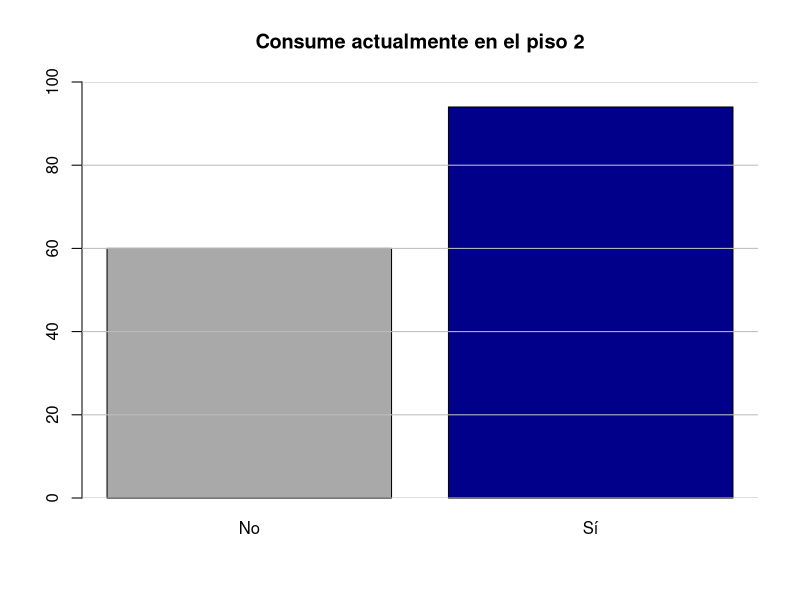
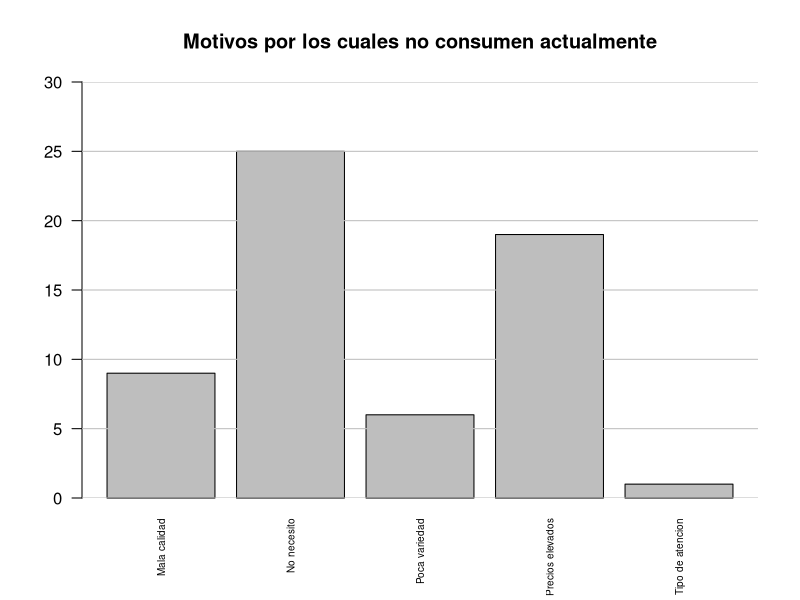
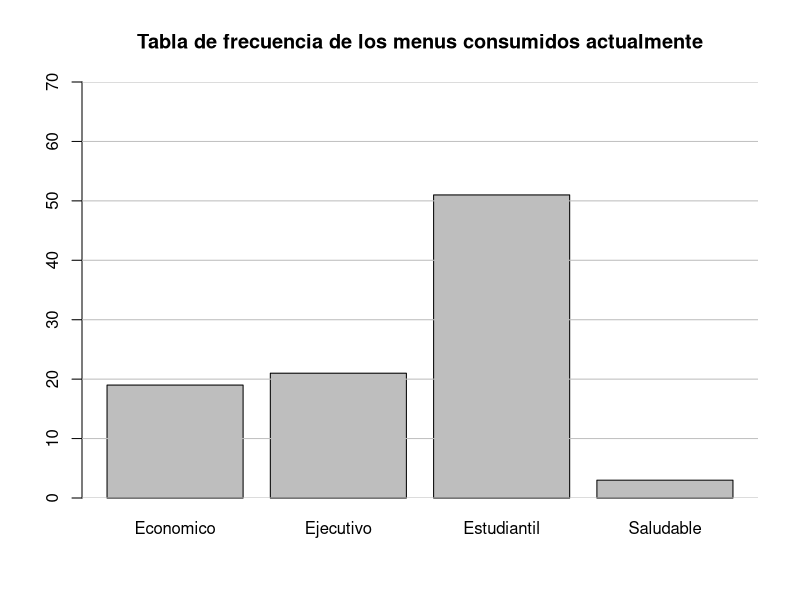
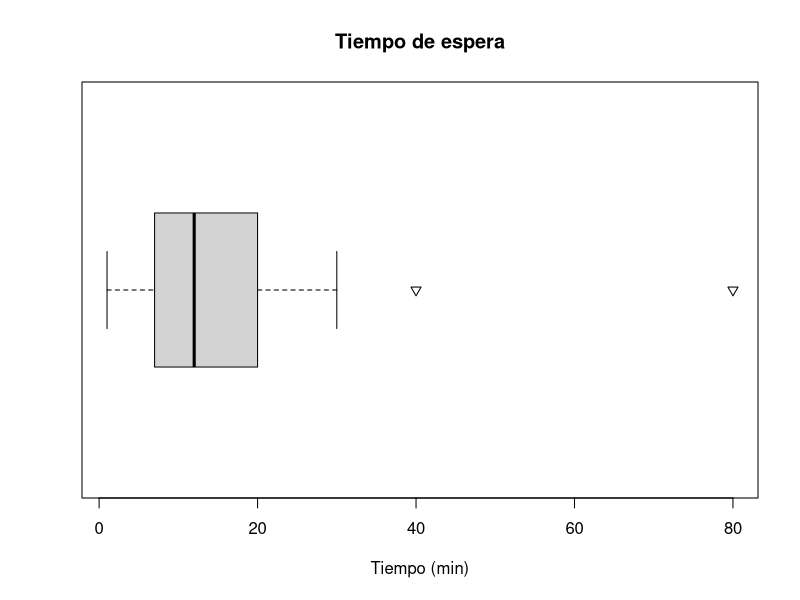
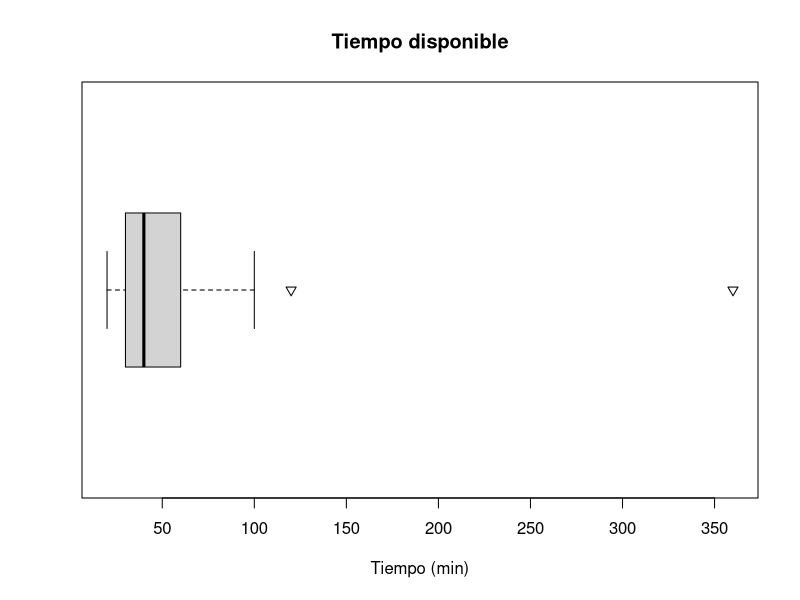
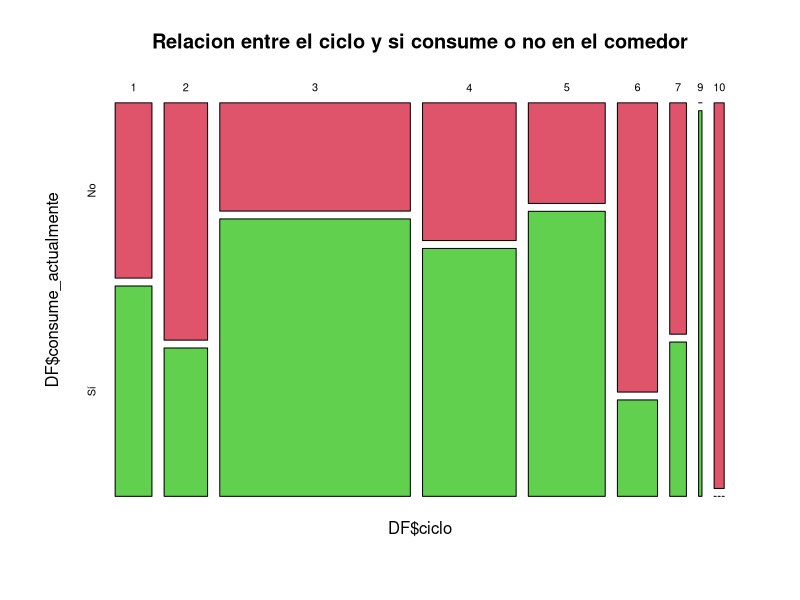
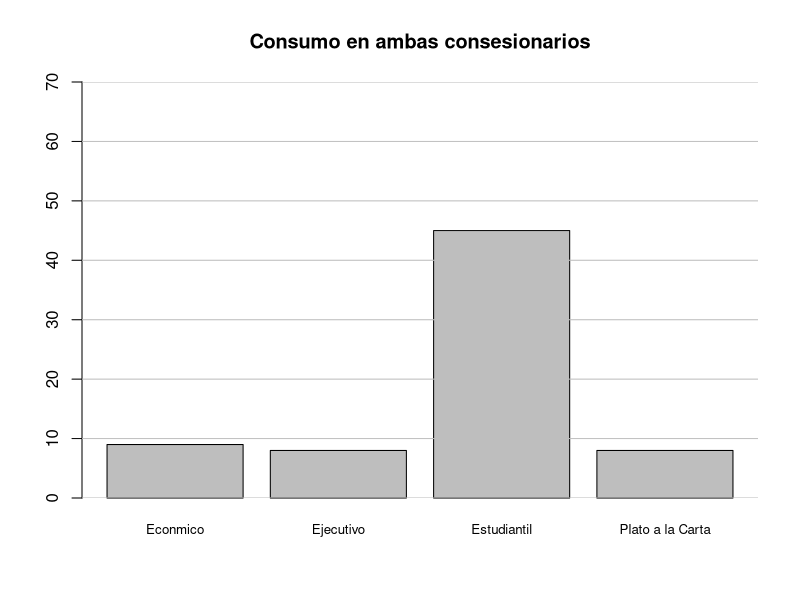
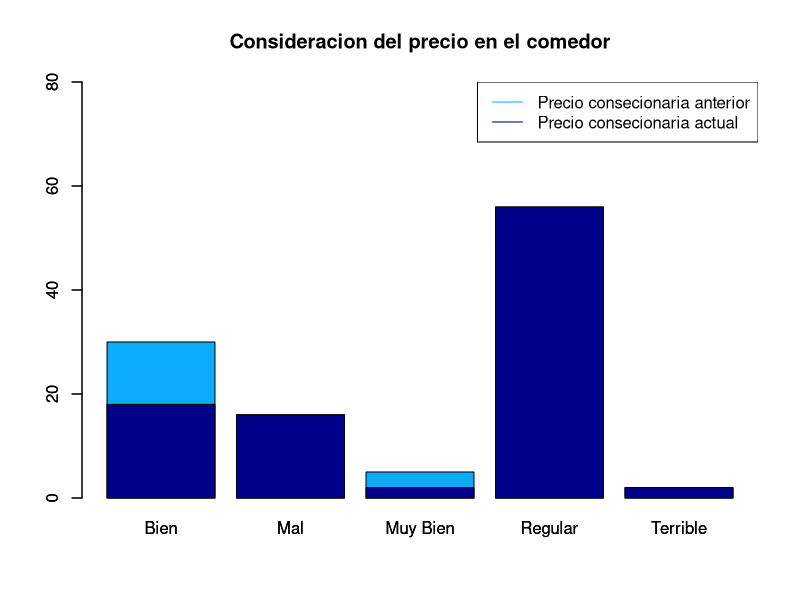

The R source for these figures, in order:
## ---- chunk 1

library(readr)
library(dplyr)
## ---- chunk 2
DA <- read.csv("data.csv")
DF <- DA[, 3:ncol(DA)]
head(DF)
## ---- chunk 3
colnames(DF)[1] = "rol"
colnames(DF)[2] = "carrera"
colnames(DF)[3] = "ciclo"
colnames(DF)[4] = "consume_actualmente"
colnames(DF)[5] = "consumo_semanal_actual"
colnames(DF)[6] = "presupuesto"
colnames(DF)[7] = "tiempo_espera"
colnames(DF)[8] = "tiempo_disponible"
colnames(DF)[9] = "calidad_actual"
colnames(DF)[10] = "cantidad_actual"
colnames(DF)[11] = "precio_actual"
colnames(DF)[12] = "valor_nutricional_actual"
colnames(DF)[13] = "amabilidad_actual"
colnames(DF)[14] = "variedad_actual"
colnames(DF)[15] = "menu_actual"
colnames(DF)[16] = "motivo_no_consume_actual"
colnames(DF)[17] = "consumio_previo"
colnames(DF)[18] = "calidad_previo"
colnames(DF)[19] = "cantidad_previo"
colnames(DF)[20] = "precio_previo"
colnames(DF)[21] = "amabilidad_previo"
colnames(DF)[22] = "variedad_previo"
colnames(DF)[23] = "consumo_semanal_previo"
colnames(DF)[24] = "menu_previo"
colnames(DF)[25] = "motivo_no_consumio_previo"

## ---- chunk 4
head(DF)
## ---- chunk 5
DF$carrera <- gsub("IngenieríaMecatronica.", "Ingeniería Mecatronica", DF$carrera)
## ---- chunk 6
DF$presupuesto <- gsub("10 a 30 soles", "20", DF$presupuesto)
DF$presupuesto <- gsub("30 a 50 soles", "40", DF$presupuesto)
DF$presupuesto <- gsub("50 a 70 soles", "60", DF$presupuesto)
DF$presupuesto <- gsub("70 a 90 soles", "80", DF$presupuesto)
DF$presupuesto <- gsub("90 soles a mas", "100", DF$presupuesto)
DF$presupuesto <- as.numeric(DF$presupuesto)
table(DF$presupuesto)
## ---- chunk 7
DF$tiempo_espera <- gsub("5 a 10 minutos", 7, DF$tiempo_espera)
DF$tiempo_espera <- gsub("10 a 15 minutes", 12, DF$tiempo_espera)
DF$tiempo_espera <- gsub("15 a 20 minutos", 17, DF$tiempo_espera)
DF$tiempo_espera <- as.numeric(DF$tiempo_espera)

table(DF$tiempo_espera)
## ---- chunk 8

DF$tiempo_disponible <- gsub("20 minutos", 20, DF$tiempo_disponible)
DF$tiempo_disponible <- gsub("40 minutos", 20, DF$tiempo_disponible)
DF$tiempo_disponible <- gsub("1 hora", 60, DF$tiempo_disponible)
DF$tiempo_disponible <- gsub("1 hora a mas", "", DF$tiempo_disponible)
DF$tiempo_disponible <- gsub("60 a mas", "", DF$tiempo_disponible)

DF$tiempo_disponible <- as.numeric(DF$tiempo_disponible)

table(DF$tiempo_disponible)
## ---- chunk 9
DF$consumo_semanal_actual <- as.numeric(DF$consumo_semanal_actual)
DF$consumo_semanal_previo <- as.numeric(DF$consumo_semanal_previo)

## ---- chunk 10
DF$consume_actualmente[1:15]<-"Sí"
## ---- chunk 11
DF$precio_actual[DF$precio_actual == ''] <- NA
DF$precio_previo[DF$precio_previo == ''] <- NA
## ---- chunk 12
barplot(table(DF$consume_actualmente),main="Consume actualmente en el piso 2",width = c(1,1), ylim = c(0,100), col = c("darkgrey", "darkblue"))
grid(nx = NA, ny = NULL, lwd = 1, lty = 1, col = "gray")
## ---- chunk 13
DF %>% filter(consume_actualmente=="No")->barplot2

barplot(table(barplot2$motivo_no_consume_actual),las = 2,cex.names = 0.6,main="Motivos por los cuales no consumen actualmente",ylim = c(0,30))
grid(nx = NA, ny = NULL, lwd = 1, lty = 1, col = "gray")
## ---- chunk 14
DF %>% filter(consume_actualmente=="Sí")->barplot3
barplot(table(barplot3$menu_actual),main="Tabla de frecuencia de los menus consumidos actualmente",ylim = c(0,70))
grid(nx = NA, ny = NULL, lwd = 1, lty = 1, col = "gray")
## ---- chunk 15

summary(DF$tiempo_espera)

## ---- chunk 16

round(sd(DF$tiempo_espera,na.rm = TRUE)/mean(DF$tiempo_espera, na.rm = TRUE),digits = 2)
## ---- chunk 17
boxplot(DF$tiempo_espera, horizontal = TRUE, main = "Tiempo de espera", xlab = "Tiempo (min)", outpch = 25)
## ---- chunk 18
boxplot(DF$tiempo_disponible, horizontal = TRUE, main = "Tiempo disponible", xlab = "Tiempo (min)", outpch = 25)
## ---- chunk 19
mosaicplot(DF$ciclo ~ DF$consume_actualmente,main="Relacion entre el ciclo y si consume o no en el comedor",color=2:7, )

## ---- chunk 20
DF$menu_previo[DF$menu_previo == ''] <- NA
DF$menu_actual[DF$menu_actual == ''] <- NA
DF %>%filter(consumio_previo=="Si" & consume_actualmente=="Sí") ->barplot4
## ---- chunk 21
nrow(barplot4)
## ---- chunk 22
barplot(table(barplot4$menu_previo),main="Consumo en ambas consesionarios",cex.names = 0.8, ylim = c(0,70))
grid(nx = NA, ny = NULL, lwd = 1, lty = 1, col = "gray")
## ---- chunk 23
barplot(table(DF$precio_previo),col = "#0DADFC",ylim = c(0,80),beside = TRUE, main = "Consideracion del precio en el comedor")
barplot(table(DF$precio_actual),add = TRUE, col = "darkblue",beside = TRUE)
legend("topright", c("Precio consecionaria anterior", "Precio consecionaria actual"),
       lty = 1, col = c("#0DADFC", "darkblue"))
## ---- chunk 24
cyl_table <- table(DF$consume_actualmente)
gear_table <- table(DF$consumio_previo)
barplot(rbind(cyl_table,gear_table), beside=TRUE,
        col=c("royalblue","red"), main="Consumo en los consecionarios",
        xlab="Consumo", ylab="Frecuencia")
legend(x = "bottomright", legend = c("Actual", "Previo"), fill = c("royalblue", "red"), 
       title = "Leyenda")                                                     
## ---- chunk 25
summary(DF$tiempo_disponible)
## ---- chunk 26
round(((sd(DF$tiempo_disponible, na.rm=TRUE))/(mean(DF$tiempo_disponible, na.rm = TRUE))),digits = 2)
## ---- chunk 27
boxplot(tiempo_disponible ~ ciclo, data=DF, ylab="Tiempo disponible (min)", xlab="Ciclo", main="Relación entre el ciclo y el tiempo disponible para almorzar")
## ---- chunk 28
cv_results <- numeric(10)
for (i in 1:10) {
  cv_results[i] <- round(sd(DF$tiempo_disponible[DF$ciclo == i], na.rm=TRUE)/mean(DF$tiempo_disponible[DF$ciclo == i], na.rm=TRUE), 2)
}

barplot(cv_results, names.arg = 1:10, xlab = "ciclo", ylab = "Coeficiente de variacion", main = "Coeficiente de variación del tiempo disponible por ciclo")
